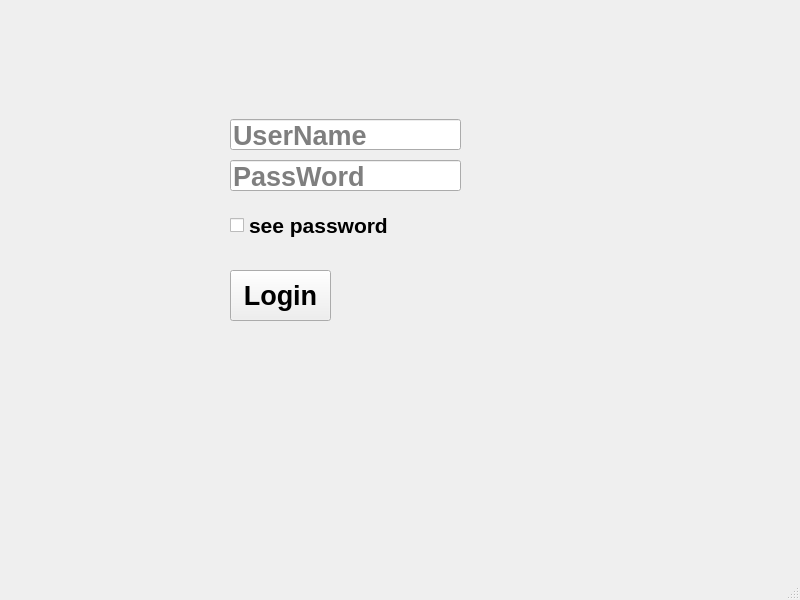
<?xml version="1.0" encoding="UTF-8"?>
<ui version="4.0">
 <class>MainWindow</class>
 <widget class="QMainWindow" name="MainWindow">
  <property name="geometry">
   <rect>
    <x>0</x>
    <y>0</y>
    <width>800</width>
    <height>600</height>
   </rect>
  </property>
  <property name="windowTitle">
   <string>MainWindow</string>
  </property>
  <widget class="QWidget" name="centralwidget">
   <widget class="QLineEdit" name="uname">
    <property name="geometry">
     <rect>
      <x>230</x>
      <y>119</y>
      <width>231</width>
      <height>31</height>
     </rect>
    </property>
    <property name="font">
     <font>
      <pointsize>20</pointsize>
      <weight>75</weight>
      <bold>true</bold>
     </font>
    </property>
    <property name="placeholderText">
     <string>UserName</string>
    </property>
   </widget>
   <widget class="QLineEdit" name="password">
    <property name="geometry">
     <rect>
      <x>230</x>
      <y>160</y>
      <width>231</width>
      <height>31</height>
     </rect>
    </property>
    <property name="font">
     <font>
      <pointsize>20</pointsize>
      <weight>75</weight>
      <bold>true</bold>
     </font>
    </property>
    <property name="echoMode">
     <enum>QLineEdit::Password</enum>
    </property>
    <property name="placeholderText">
     <string>PassWord</string>
    </property>
   </widget>
   <widget class="QPushButton" name="login">
    <property name="geometry">
     <rect>
      <x>230</x>
      <y>270</y>
      <width>101</width>
      <height>51</height>
     </rect>
    </property>
    <property name="font">
     <font>
      <pointsize>20</pointsize>
      <weight>75</weight>
      <bold>true</bold>
     </font>
    </property>
    <property name="text">
     <string>Login</string>
    </property>
   </widget>
   <widget class="QCheckBox" name="seePassword">
    <property name="geometry">
     <rect>
      <x>230</x>
      <y>200</y>
      <width>181</width>
      <height>51</height>
     </rect>
    </property>
    <property name="font">
     <font>
      <pointsize>16</pointsize>
      <weight>75</weight>
      <bold>true</bold>
     </font>
    </property>
    <property name="text">
     <string>see password</string>
    </property>
   </widget>
  </widget>
  <widget class="QMenuBar" name="menubar">
   <property name="geometry">
    <rect>
     <x>0</x>
     <y>0</y>
     <width>800</width>
     <height>21</height>
    </rect>
   </property>
  </widget>
  <widget class="QStatusBar" name="statusbar"/>
 </widget>
 <resources/>
 <connections/>
</ui>
